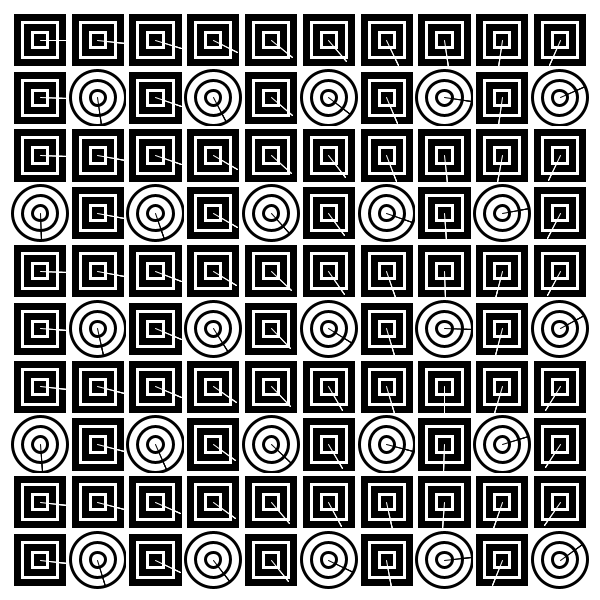
Frame 1 (no input)
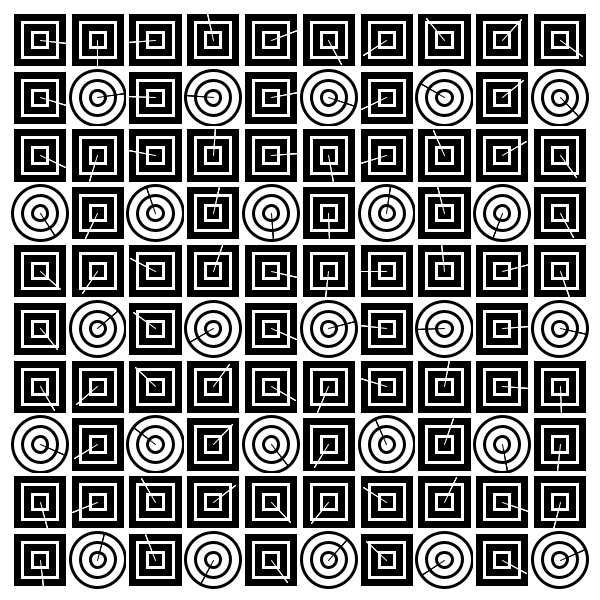
Frame 60 (the mouse pressed at the canvas centre just before this capture)
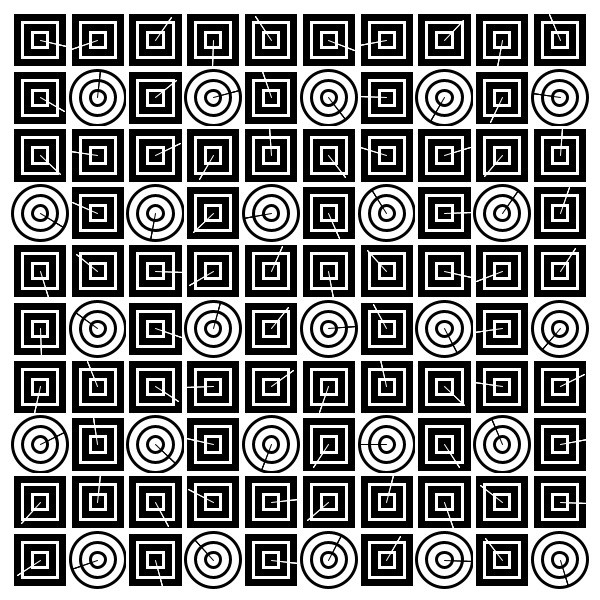
Frame 120 (the mouse held since frame 60 and released just before this capture)

The Processing sketch that drew these frames (run headless with seeded random() and noise(); from frame 60 on, the mouse is pressed at the canvas centre):

// Processing sketch: processing_152303
// ── processing_152303.pde

/*
 * Creative Coding
 * Week 2, 04 - The Clocks
 * by Indae Hwang and Jon McCormack
 * Copyright (c) 2014 Monash University
 *
 * This program draws a grid of circular "clocks", whose hands move according to the elasped time.
 * The higher the clock number the faster it moves, the first clock takes 1 min to go all the way around.
 * The function "movingCircle" is used to draw each clock. It is passed the position, size and hand angle
 * as arguments.
 * 
 */
 
 /*
 * From the workshop at Monash University in FutureLearn
 * Adjustemets by Pablo Rosero
 * www.pablorosero.com
 */




void setup() {
  size(600, 600);
  background(255);
  rectMode(CENTER);
}


void draw() {
  background(255);


  int num = 10;
  int margin = 40;

  float gutter = 2.5; //distance between each cell
  float cellsize = ( width - (2 * margin) - gutter * (num - 1) ) / (num - 1);

  int circleNumber = 0; // counter

  for (int i=0; i<num; i++) {
    for (int j=0; j<num; j++) {
      circleNumber+=1;

      float tx = margin + cellsize * i + gutter * i;
      float ty = margin + cellsize * j + gutter * j;

      if (circleNumber%4 == 0) {
        movingCircle(tx, ty, cellsize, circleNumber * TWO_PI * millis() / 60000.0);
      }
      else {
        movingRect(tx, ty, cellsize, circleNumber * TWO_PI * millis() / 60000.0);
      }
    }
  }
}//end of draw 


void movingCircle(float x, float y, float size, float angle) {
  for (float i=size; i>0; i-=20) {
    // calculate endpoint of the line
    float tempX = x + (size / 2) * sin(angle);
    float tempY = y + (size / 2) * cos(angle);

    fill(255);
    strokeWeight(3);
    stroke(0);
    ellipse(x, y, i, i); // circle
    strokeWeight(1);
    line(x, y, tempX, tempY); // red line

  }
}
void movingRect(float x, float y, float size, float angle) {



  for (float i=size; i>0; i-=20) {


    float tempX = x + (size / 2) * cos(angle);
    float tempY = y + (size / 2) * sin(angle);

    fill(0);
    strokeWeight(3);
    stroke(255);
    rect(x, y, i, i);

    strokeWeight(1);
    line(x, y, tempX, tempY); // red line
  }
}
